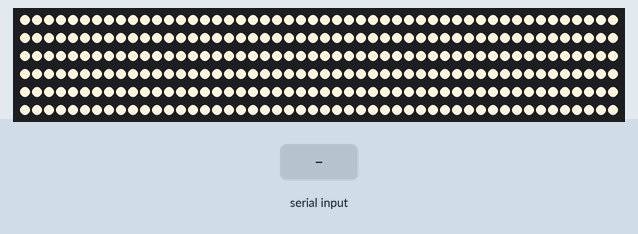
A sketch run on a simulated Arduino Mega 2560, built with avr-gcc and run on an emulated ATmega2560. Shown: 300 RGB LEDs in strip order, left to right, continuing on the next row. The inputs (shaded band) are chosen by the test bench. What the sketch prints to the serial monitor is not drawn.

Above: at 19.8 s.
19.9 s: "200\n" received over the second serial link
At 22.88 s:
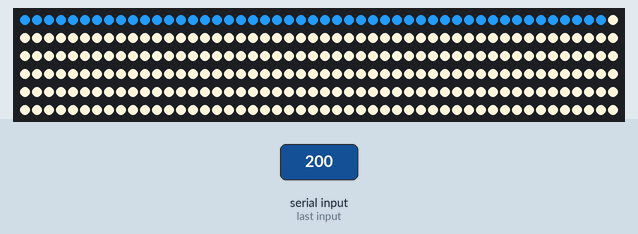
At 39.0 s:
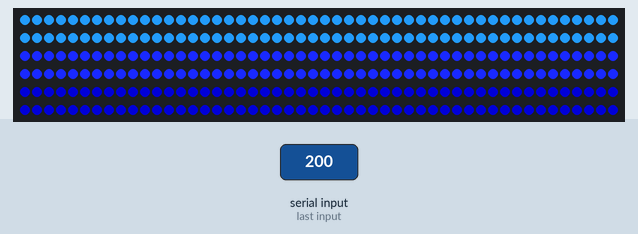

Measured:
- after the input at 19.9 s, the LEDs: first change at once (image 1 shows a later state)

The sketch:

heartRateFinal.ino
```cpp
#include <Adafruit_NeoPixel.h>
#ifdef __AVR__
#include <avr/power.h>  // Required for 16 MHz Adafruit Trinket
#endif

#define blueSerial Serial1
#include <SoftwareSerial.h>
SoftwareSerial HM10{ 2, 3 };  // RX, TX pins on Arduino (connect TX of Bluetooth to 3, RX to 2)

char appData;
String inData = "";

#define PIN_NEO_PIXEL 6    // Arduino pin that connects to NeoPixel
#define NUM_PIXELS 300     // The number of LEDs (pixels) on NeoPixel
#define DELAY_INTERVAL 50  // 50ms pause between each pixel

Adafruit_NeoPixel NeoPixel(NUM_PIXELS, PIN_NEO_PIXEL, NEO_GRB + NEO_KHZ800);

void setup() {
  Serial.begin(9600);

  NeoPixel.begin();  // INITIALIZE NeoPixel strip object (REQUIRED)
  NeoPixel.clear();  // set all pixel colors to 'off'. It only takes effect if pixels.show() is called
  NeoPixel.show();

  Serial.println("HM10 serial started at 9600");
  HM10.begin(9600);

  int pixel = 0;

  for (int y = 0; y < 300; y++) {
    NeoPixel.setPixelColor(y, NeoPixel.Color(253, 244, 220));
    NeoPixel.show();        // send the updated pixel colors to the NeoPixel hardware.
    delay(DELAY_INTERVAL);  // pause between each pixel
  }
}

void loop() {
  if (HM10.available()) {
    // Read data from HM10
    String receivedData = HM10.readStringUntil('\n');

    // Process the received data
    processBluetoothData(receivedData);
  }
}

void processBluetoothData(String data) {

  // Convert the received data to an integer
  int heartRate = data.toInt();
  int pixel = 0;  //indicates which pixel it is

  //CALM MODE: below code will be put to trigger when heartrate is above 110 bpm
  if (heartRate > 100) {
    // 1st color: turns lightest blue
    for (int x = 0; x < 100; x++) {  //x is num pixels that turn this color
      NeoPixel.setPixelColor(pixel, NeoPixel.Color(33, 150, 243));
      NeoPixel.show();
      pixel++;
      delay(DELAY_INTERVAL);  // pause between each pixel
    }
    // 2nd color
    for (int x = 0; x < 100; x++) {
      NeoPixel.setPixelColor(pixel, NeoPixel.Color(25, 41, 255));
      NeoPixel.show();
      pixel++;
      delay(DELAY_INTERVAL);
    }
    // 3rd color
    for (int x = 0; x < 100; x++) {
      NeoPixel.setPixelColor(pixel, NeoPixel.Color(0, 0, 139));
      NeoPixel.show();
      pixel++;
      delay(DELAY_INTERVAL);
    }
  } else {
    //Regular MODE: below code will be put to trigger when heartrate is below 110BPM
    for (int y = 300; y >= 0; y--) {
      NeoPixel.setPixelColor(y, NeoPixel.Color(0, 0, 0));
      NeoPixel.show();
      NeoPixel.setPixelColor(y, NeoPixel.Color(253, 244, 220));
      NeoPixel.show();        // send the updated pixel colors to the NeoPixel hardware.
      delay(DELAY_INTERVAL);  // pause between each pixel
    }
  }
}
```
